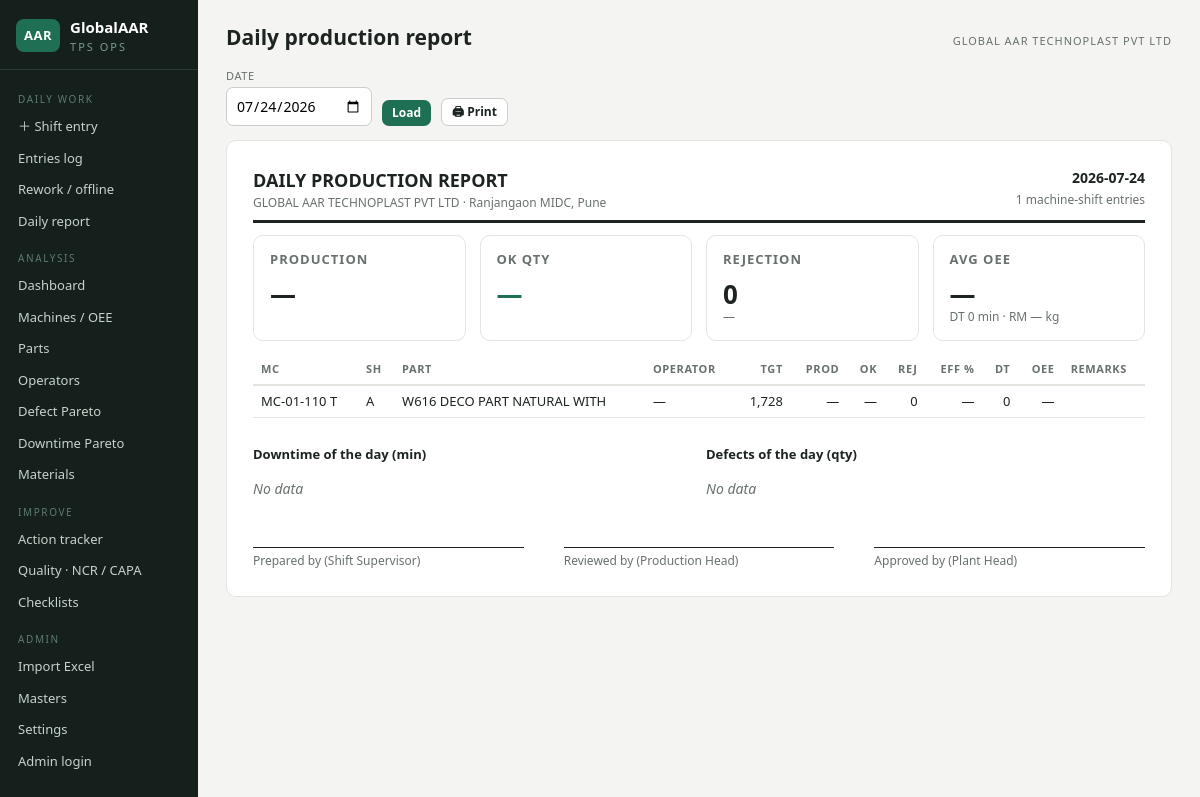
/report/daily, run on the app's committed database.
### tables this page shows
CREATE TABLE settings (
    key TEXT PRIMARY KEY, value TEXT
);

CREATE TABLE shift_entries (
    id INTEGER PRIMARY KEY,
    date TEXT NOT NULL,               -- YYYY-MM-DD
    machine TEXT NOT NULL,
    shift TEXT NOT NULL,              -- A / B
    supervisor TEXT, operator TEXT,
    part TEXT NOT NULL,
    material TEXT, cycle_time_s REAL,
    planned_min REAL,                 -- NULL = settings shift_minutes
    production INTEGER,
    remarks TEXT,
    -- computed snapshot (calc.py)
    total_dt REAL, avail_time REAL, eff_time REAL,
    tgt_hr REAL, tgt_qty REAL,
    ok_qty INTEGER, rejection INTEGER,
    eff_pct REAL, rej_pct REAL,
    ok_wt_kg REAL, rej_wt_kg REAL, runner_kg REAL, total_rm_kg REAL,
    availability REAL, performance REAL, quality REAL, oee REAL
);

### app/main.py (the view)
@app.get("/daily", response_class=HTMLResponse)
@app.get("/report/daily", response_class=HTMLResponse)
def daily_page(request: Request):
    con = get_db()
    row = con.execute("SELECT MAX(date) m FROM shift_entries").fetchone()
    d = request.query_params.get("date") or row["m"] or date.today().isoformat()
    rows = con.execute(
        "SELECT * FROM shift_entries WHERE date=? ORDER BY machine, shift", (d,)).fetchall()
    k = con.execute(
        """SELECT SUM(production) p, SUM(ok_qty) ok, SUM(rejection) rej, SUM(total_dt) dt,
                  SUM(total_rm_kg) rm, AVG(eff_pct) eff, AVG(oee) oee
           FROM shift_entries WHERE date=?""", (d,)).fetchone()
    dts = con.execute(
        """SELECT d.reason, SUM(d.minutes) m FROM entry_downtime d
           JOIN shift_entries e ON e.id=d.entry_id WHERE e.date=?
           GROUP BY d.reason ORDER BY m DESC LIMIT 8""", (d,)).fetchall()
    defs = con.execute(
        """SELECT d.defect, SUM(d.qty) q FROM entry_defects d
           JOIN shift_entries e ON e.id=d.entry_id WHERE e.date=?
           GROUP BY d.defect ORDER BY q DESC LIMIT 8""", (d,)).fetchall()
    printable = request.url.path.startswith("/report")
    return render(request, "daily.html", con, d=d, rows=rows, k=k,
                  dts=[(r["reason"], r["m"]) for r in dts],
                  defs=[(r["defect"], r["q"]) for r in defs], printable=printable,
                  plant=get_setting(con, "plant"))

### app/templates/daily.html (shortened to what this page needs)
{% extends "base.html" %}
{% block heading %}Daily production report{% endblock %}
{% block content %}
<form class="filter-bar no-print" method="get">
  <div class="f"><label>Date</label><input type="date" name="date" value="{{ d }}"></div>
  <button class="btn sm">Load</button>
  <button class="btn sm sec" type="button" onclick="window.print()">🖨 Print</button>
</form>
<div class="print-doc">
  <div class="doc-head">
    <div><h2>DAILY PRODUCTION REPORT</h2>
      <div style="font-size:12px;color:var(--muted)">{{ company }} · {{ plant }}</div></div>
    <div style="text-align:right"><b>{{ d }}</b><br><span style="font-size:12px;color:var(--muted)">{{ rows|length }} machine-shift entries</span></div>
  </div>
  <div class="grid cols-4" style="margin-bottom:14px">
    <div class="card kpi"><h2>Production</h2><div class="v">{{ k.p|num }}</div></div>
    <div class="card kpi good"><h2>OK qty</h2><div class="v">{{ k.ok|num }}</div></div>
    <div class="card kpi"><h2>Rejection</h2><div class="v">{{ k.rej|num }}</div>
      <div class="s">{{ (k.rej/k.p if k.p else None)|pct }}</div></div>
    <div class="card kpi"><h2>Avg OEE</h2><div class="v">{{ k.oee|pct }}</div>
      <div class="s">DT {{ k.dt|num }} min · RM {{ k.rm|num }} kg</div></div>
  </div>
  <table style="margin-bottom:16px">
    <tr><th>MC</th><th>Sh</th><th>Part</th><th>Operator</th><th class="r">Tgt</th><th class="r">Prod</th>
        <th class="r">OK</th><th class="r">Rej</th><th class="r">Eff %</th><th class="r">DT</th><th class="r">OEE</th><th>Remarks</th></tr>
    {% for r in rows %}
    <tr><td>{{ r.machine }}</td><td>{{ r.shift }}</td><td>{{ r.part[:28] }}</td><td>{{ r.operator or '—' }}</td>
        <td class="r">{{ r.tgt_qty|num }}</td><td class="r">{{ r.production|num }}</td>
        <td class="r">{{ r.ok_qty|num }}</td><td class="r">{{ r.rejection|num }}</td>
        <td class="r">{{ r.eff_pct|pct }}</td><td class="r">{{ r.total_dt|num }}</td>
        <td class="r">{{ r.oee|pct }}</td><td style="font-size:11px">{{ r.remarks or '' }}</td></tr>
    {% else %}<tr><td colspan="12" class="empty">No entries for this date.</td></tr>{% endfor %}
  </table>
  <div class="grid cols-2">
    <div><h2 style="font-size:13px">Downtime of the day (min)</h2>{{ hbar(dts, color='var(--c2)', width=480, label_w=190)|safe }}</div>
    <div><h2 style="font-size:13px">Defects of the day (qty)</h2>{{ hbar(defs, color='var(--bad)', width=480, label_w=190)|safe }}</div>
  </div>
  <div class="sig-row">
    <div class="sig">Prepared by (Shift Supervisor)</div>
    <div class="sig">Reviewed by (Production Head)</div>
    <div class="sig">Approved by (Plant Head)</div>
  </div>
</div>
{% endblock %}

### app/templates/base.html (shortened to what this page needs)
<!doctype html>
<html lang="en">
<head>
<link rel="stylesheet" href="/static/style.css">
</head>
<body>
<aside class="nav no-print">
  <div class="brand">
    <div class="brand-mark">AAR</div>
    <div>
      <div class="brand-name">GlobalAAR</div>
      <div class="brand-sub">TPS Ops</div>
    </div>
  </div>
  <nav>
    <div class="nav-sec">Daily work</div>
    <a href="/entry" class="{{ 'on' if request.url.path.startswith('/entry') and not request.url.path.startswith('/entries') }}">＋ Shift entry</a>
    <a href="/entries" class="{{ 'on' if request.url.path.startswith('/entries') }}">Entries log</a>
    <a href="/rework" class="{{ 'on' if request.url.path.startswith('/rework') }}">Rework / offline</a>
    <a href="/daily" class="{{ 'on' if request.url.path.startswith('/daily') }}">Daily report</a>
    <div class="nav-sec">Analysis</div>
    <a href="/" class="{{ 'on' if request.url.path == '/' }}">Dashboard</a>
    <a href="/machines" class="{{ 'on' if request.url.path.startswith('/machines') }}">Machines / OEE</a>
    <a href="/parts-summary" class="{{ 'on' if request.url.path.startswith('/parts-summary') }}">Parts</a>
    <a href="/operators" class="{{ 'on' if request.url.path.startswith('/operators') }}">Operators</a>
    <a href="/defects" class="{{ 'on' if request.url.path.startswith('/defects') }}">Defect Pareto</a>
    <a href="/downtime" class="{{ 'on' if request.url.path.startswith('/downtime') }}">Downtime Pareto</a>
    <a href="/materials" class="{{ 'on' if request.url.path.startswith('/materials') }}">Materials</a>
    <div class="nav-sec">Improve</div>
    <a href="/actions" class="{{ 'on' if request.url.path.startswith('/actions') }}">Action tracker</a>
    <a href="/quality" class="{{ 'on' if request.url.path == '/quality' or request.url.path.startswith('/quality/capa') }}">Quality · NCR / CAPA</a>
    <a href="/quality/checklists" class="{{ 'on' if request.url.path.startswith('/quality/check') }}">Checklists</a>
    <div class="nav-sec">Admin</div>
    <a href="/import" class="{{ 'on' if request.url.path.startswith('/import') }}">Import Excel</a>
    <a href="/masters" class="{{ 'on' if request.url.path.startswith('/masters') }}">Masters</a>
    <a href="/settings" class="{{ 'on' if request.url.path.startswith('/settings') }}">Settings</a>
    {% if admin %}<a href="/logout">Log out (admin)</a>{% else %}<a href="/login">Admin login</a>{% endif %}
  </nav>
</aside>
<main>
  <header class="topbar no-print">
    <h1>{% block heading %}{% endblock %}</h1>
    <div class="co">{{ company }}</div>
  </header>
  {% block content %}{% endblock %}
</main>
</body>
</html>

### app/static/style.css (style rules this page uses)
:root { --bg:#f4f5f2; --panel:#ffffff; --ink:#1c2321; --muted:#68716d; --grid:#e2e5e0; --c1:#1f6f54; --c1-soft:#e3efe9; --c2:#c96f1e; --c2-soft:#f7ead9; --bad:#b3372f; --bad-soft:#f6e3e1; --good:#1f6f54; --warn:#a8760c; --warn-soft:#f5ecd7; --nav:#15201c; --nav-ink:#c8d2cc; }
* { box-sizing:border-box }
body { margin:0;font:14px/1.5 "Avenir Next","Segoe UI",system-ui,sans-serif;background:var(--bg);color:var(--ink);display:flex;min-height:100vh }
a { color:var(--c1) }
main { flex:1;padding:22px 28px;min-width:0;max-width:1200px }
.nav { width:198px;flex-shrink:0;background:var(--nav);color:var(--nav-ink);padding:16px 0;position:sticky;top:0;height:100vh;overflow-y:auto }
.brand { display:flex;gap:10px;align-items:center;padding:0 16px 14px;border-bottom:1px solid #2a3833 }
.brand-mark { background:var(--c1);color:#fff;font-weight:700;border-radius:8px;padding:7px 8px;font-size:13px;letter-spacing:.5px }
.brand-name { font-weight:700;color:#fff;font-size:15px }
.brand-sub { font-size:11px;letter-spacing:2px;text-transform:uppercase;color:#7d9a8d }
.nav nav { display:flex;flex-direction:column;padding:8px }
.nav-sec { font-size:10px;letter-spacing:1.6px;text-transform:uppercase;color:#5f7a6e;margin:14px 10px 4px }
.nav a { color:var(--nav-ink);text-decoration:none;padding:6px 10px;border-radius:6px;font-size:13px }
.topbar { display:flex;justify-content:space-between;align-items:baseline;margin-bottom:14px }
.topbar h1 { font-size:21px;margin:0 }
.co { font-size:11px;letter-spacing:1px;text-transform:uppercase;color:var(--muted) }
.grid { display:grid;gap:14px }
.cols-2 { grid-template-columns:1fr 1fr }
.cols-4 { grid-template-columns:repeat(4,1fr) }
.card { background:var(--panel);border:1px solid var(--grid);border-radius:10px;padding:14px 16px }
.card h2 { font-size:13px;margin:0 0 10px;text-transform:uppercase;letter-spacing:1px;color:var(--muted) }
.kpi .v { font-size:26px;font-weight:700;line-height:1.1 }
.kpi .s { font-size:12px;color:var(--muted) }
.kpi.good .v { color:var(--good) }
table { width:100%;border-collapse:collapse;font-size:13px }
th { font-size:11px;text-transform:uppercase;letter-spacing:.6px;color:var(--muted);text-align:left;padding:6px 8px;border-bottom:2px solid var(--grid);white-space:nowrap }
td { padding:6px 8px;border-bottom:1px solid var(--grid);vertical-align:top }
td.r,th.r { text-align:right }
label { display:block;font-size:11px;text-transform:uppercase;letter-spacing:.6px;color:var(--muted);margin:8px 0 3px }
input,select,textarea { width:100%;padding:7px 9px;border:1px solid #c9cec9;border-radius:7px;font:inherit;background:#fff }
.btn { display:inline-block;background:var(--c1);color:#fff;border:none;border-radius:7px;padding:9px 18px;font:inherit;font-weight:600;cursor:pointer;text-decoration:none }
.btn.sec { background:#fff;color:var(--ink);border:1px solid #c9cec9 }
.btn.sm { padding:4px 10px;font-size:12px }
.filter-bar { display:flex;gap:10px;align-items:end;flex-wrap:wrap;margin-bottom:14px }
.filter-bar label { margin:0 0 3px }
.filter-bar .f { width:auto }
.filter-bar input,.filter-bar select { width:auto }
.empty { color:var(--muted);font-style:italic }
.print-doc { background:#fff;padding:26px;border:1px solid var(--grid);border-radius:10px }
.print-doc .doc-head { display:flex;justify-content:space-between;border-bottom:3px solid var(--ink);padding-bottom:8px;margin-bottom:12px }
.print-doc .doc-head h2 { margin:0;font-size:18px }
.sig-row { display:flex;gap:40px;margin-top:34px }
.sig { flex:1;border-top:1px solid var(--ink);padding-top:4px;font-size:12px;color:var(--muted) }

### data on the page
settings: value "GLOBAL AAR TECHNOPLAST PVT LTD"
settings: value "Ranjangaon MIDC, Pune"
shift_entries: machine "MC-01-110 T", shift "A", part "W616 DECO PART NATURAL WITH", operator "—", tgt_qty|num "1,728", production|num "—", ok_qty|num "—", rejection|num "0", eff_pct|pct "—", total_dt|num "0", oee|pct "—"

### other printed values
{{ d }} "2026-07-24"
{{ rows|length }} "1"
{{ k.p|num }} "—"
{{ k.ok|num }} "—"
{{ k.rej|num }} "0"
{{ (k.rej/k.p if k.p else None)|pct }} "—"
{{ k.oee|pct }} "—"
{{ k.dt|num }} "0"
{{ k.rm|num }} "—"
{{ hbar(dts, color='var(--c2)', width=480, label_w=190)|safe }} "No data"
{{ hbar(defs, color='var(--bad)', width=480, label_w=190)|safe }} "No data"
